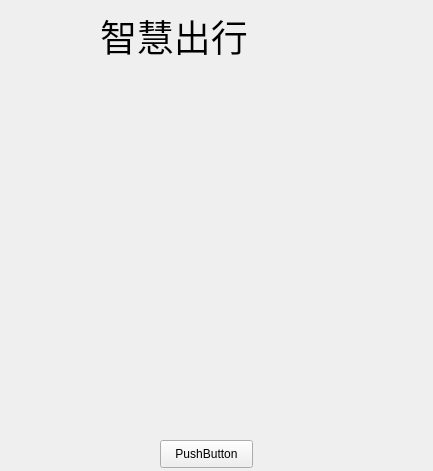
<?xml version="1.0" encoding="UTF-8"?>
<ui version="4.0">
 <class>Welcome</class>
 <widget class="QWidget" name="Welcome">
  <property name="geometry">
   <rect>
    <x>0</x>
    <y>0</y>
    <width>433</width>
    <height>471</height>
   </rect>
  </property>
  <property name="windowTitle">
   <string>Form</string>
  </property>
  <widget class="QPushButton" name="pushButton">
   <property name="geometry">
    <rect>
     <x>160</x>
     <y>440</y>
     <width>93</width>
     <height>28</height>
    </rect>
   </property>
   <property name="text">
    <string>PushButton</string>
   </property>
  </widget>
  <widget class="QLabel" name="label">
   <property name="geometry">
    <rect>
     <x>100</x>
     <y>0</y>
     <width>191</width>
     <height>71</height>
    </rect>
   </property>
   <property name="font">
    <font>
     <family>Agency FB</family>
     <pointsize>28</pointsize>
    </font>
   </property>
   <property name="text">
    <string>智慧出行</string>
   </property>
  </widget>
  <widget class="QLabel" name="label_2">
   <property name="geometry">
    <rect>
     <x>10</x>
     <y>60</y>
     <width>411</width>
     <height>371</height>
    </rect>
   </property>
   <property name="text">
    <string/>
   </property>
   <property name="pixmap">
    <pixmap resource="icon.qrc">:/images/cover.png</pixmap>
   </property>
  </widget>
 </widget>
 <resources>
  <include location="icon.qrc"/>
 </resources>
 <connections/>
</ui>
